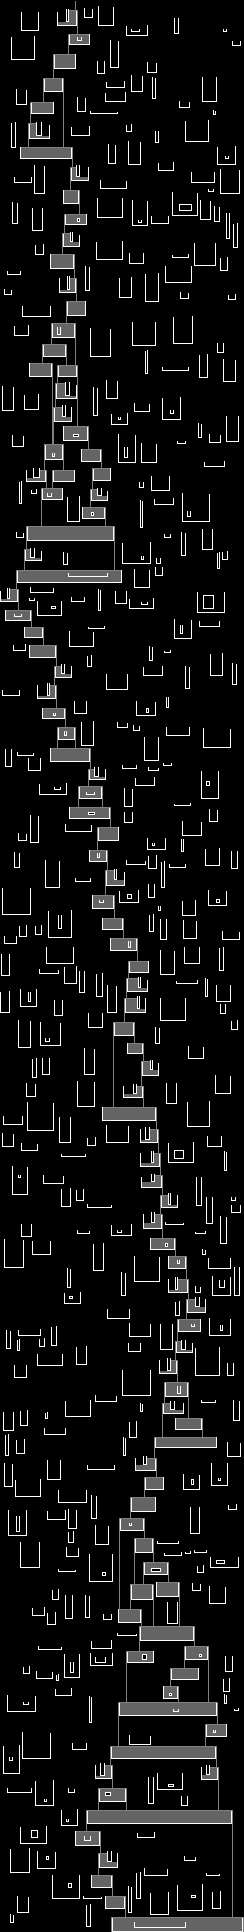

Source code (Python):
from PIL import Image

from utils import data_import


def convert_data(data):
    clay = {}
    for x, y in data:

        if x[0] == 'x':
            column = int(x[2:])
            y = y[2:]
            line_min, line_max = y.split('..')
            for line in range(int(line_min), int(line_max) + 1):
                clay[(column, line)] = True
        else:
            line = int(x[2:])
            y = y[2:]
            column_min, column_max = y.split('..')
            for column in range(int(column_min), int(column_max) + 1):
                clay[(column, line)] = True

    return clay


def show_state(clay, water, candidates, save=False):
    min_x = min(x for x, y in list(water.keys()) + list(clay.keys()))
    max_x = max(x for x, y in list(water.keys()) + list(clay.keys()))
    max_y = max(y for x, y in list(water.keys()) + list(clay.keys()))

    canvas = Image.new("L", (max_x - min_x + 1, max_y + 1))

    for y in range(0, max_y + 1):
        for x in range(min_x, max_x + 1):
            if (x, y) in candidates:
                canvas.putpixel((x - min_x, y), 180)
            elif clay.get((x, y)):
                canvas.putpixel((x - min_x, y), 255)
            else:
                water_elt = water.get((x, y))
                if water_elt == RUNNING:
                    canvas.putpixel((x - min_x, y), 128)
                elif water_elt == STILL:
                    canvas.putpixel((x - min_x, y), 100)
    if save:
        canvas.save("day17.png")
    else:
        canvas.show()


RUNNING = 1
RUNNING_DONE = 3
STILL = 2


def get_bounds(column, line, clay, water):
    this_line = [(x, y) for x, y in clay.keys() if y == line]

    try:
        left_bound = max(x for x, y in this_line if x < column)
        right_bound = min(x for x, y in this_line if x > column)
    except ValueError:
        return

    for x in range(left_bound, right_bound + 1):
        if not clay.get((x, line + 1)) and not water.get((x, line + 1)):
            return

    return (left_bound + 1, right_bound - 1)


def flow_one(candidate, clay, water, max_y):
    x, y = candidate

    # Fill column
    try:
        bottom_clay = min(y_ for x_, y_ in clay.keys() if x_ == x and y_ > y)
    except ValueError:
        bottom_clay = max_y + 1
    try:
        bottom_water = min(
            y_
            for x_, y_ in water.keys()
            if x_ == x and y_ > y and water.get((x_, y_)) == STILL
        )
    except ValueError:
        bottom_water = max_y + 1
    bottom = min(bottom_clay, bottom_water)
    for y_ in range(y + 1, bottom):
        if (x, y_) not in water:
            water[(x, y_)] = RUNNING

    if bottom != y + 1:
        return [(x, bottom - 1)]

    if bottom == max_y + 1:
        return []

    candidates = []

    # Is the next one clay or still?
    if clay.get((x, y + 1)) or water.get((x, y + 1)) == STILL:
        # Is it bounded by clay or water?
        bounds = get_bounds(x, y, clay, water)
        if bounds:
            for x_ in range(bounds[0], bounds[1] + 1):
                water[(x_, y)] = STILL
                if water.get((x_, y - 1)) == RUNNING:
                    candidates.append((x_, y - 1))

        # Expand to the left:
        if not clay.get((x - 1, y)) and not water.get((x - 1, y)):
            water[(x - 1, y)] = RUNNING
            candidates.append((x - 1, y))
        # Expand to the right:
        if not clay.get((x + 1, y)) and not water.get((x + 1, y)):
            water[(x + 1, y)] = RUNNING
            candidates.append((x + 1, y))
    else:
        # Shouldn't happen because we fill columns whenever possible
        water[(x, y + 1)] = RUNNING
        candidates.append((x, y + 1))

    return candidates


def run_simulation(data):
    clay = convert_data(data)
    water = {}

    min_y = min(y for x, y in clay.keys())
    max_y = max(y for x, y in clay.keys())

    candidates = [(500, min_y - 1)]

    while candidates:
        candidate = candidates.pop()

        new_candidates = flow_one(candidate, clay, water, max_y)

        candidates += new_candidates

    return clay, water


def part1(clay, water):
    return len(water)


def part2(clay, water):
    return sum(w == STILL for w in water.values())


if __name__ == '__main__':
    data_example = data_import('data/day17_example', str, ',')
    clay, water = run_simulation(data_example)
    print('Solution of 1 is', part1(clay, water))
    print('Solution of 2 is', part2(clay, water))

    data_real = data_import('data/day17', str, ',')
    clay, water = run_simulation(data_real)
    print('Solution of 1 is', part1(clay, water))
    print('Solution of 2 is', part2(clay, water))
